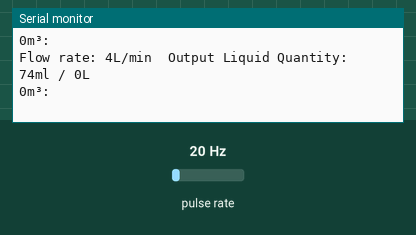
Recording of a sketch running on a simulated ESP8266 (NodeMCU). On the bench: the last lines printed to the serial monitor. Wiring (inferred from the names in the program): pulse sensor: data D3. Inputs (shaded band) come from the test bench; at power-on: pulse rate 20 Hz. WiFi joins after 1.5 s; servers stay silent unless stated; random numbers use the default seed unless the sketch sets one.

Above: at 4.2 s.
4.3 s: pulse rate set to 4 Hz
At 5.6 s:
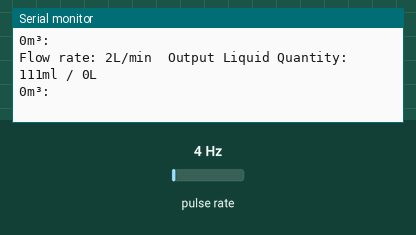
5.8 s: pulse rate set to 50 Hz
At 6.8 s:
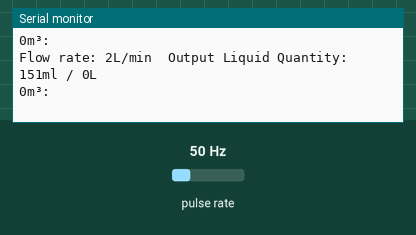
Timing chart, 0 to 8.8 s (numbered marks = the images above; inputs shaded):
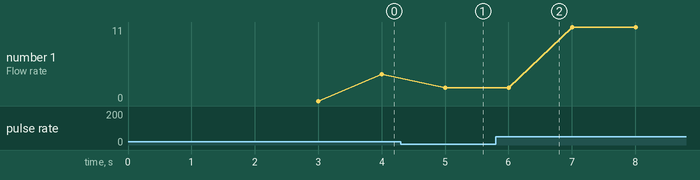

Measured:
- after the input at 4.3 s, the serial monitor: prints a new line after 0.70 s (image 1)
- after the input at 5.8 s, the serial monitor: prints a new line after 0.21 s (image 2)
- plotted number 1: 4 → 2 after the input at 4.3 s, 2 → 11 after the input at 5.8 s

The sketch:

HidrometroDigital.ino
```cpp
// (licence header left out)
#include <ThingerESP8266.h>

#include <ESP8266WiFi.h>
#include <ESPAsyncTCP.h>
#include <ESPAsyncWebServer.h>
/*#include <Adafruit_BME280.h>
#include <Adafruit_Sensor.h>*/

#define SENSOR  D3

// Replace with your network credentials
const char* ssid = "TP-LINK_A2CE";
const char* password = "07621895";

// Create AsyncWebServer object on port 80
AsyncWebServer server(80);

// Create an Event Source on /events
AsyncEventSource events("/events");

// Timer variables
/*unsigned long lastTime = 0;
unsigned long timerDelay = 3000000;*/

long currentMillis = 0;
long previousMillis = 0;
int interval = 1000;
//boolean ledState = LOW;
float calibrationFactor = 4.5;
volatile byte pulseCount;
byte pulse1Sec = 0;
float flowRate;
unsigned int flowMilliLitres;
unsigned long totalMilliLitres;

// Create a sensor object
/*Adafruit_BME280 bme; // BME280 connect to ESP32 I2C (GPIO 21 = SDA, GPIO 22 = SCL)

float temperature;
float humidity;
float pressure;

// Init BME280
void initBME(){
    if (!bme.begin(0x76)) {
    Serial.println("Could not find a valid BME280 sensor, check wiring!");
    while (1);
  }
}*/

/*void getSensorReadings(){
  temperature = bme.readTemperature();
  // Convert temperature to Fahrenheit
  //temperature = 1.8 * bme.readTemperature() + 32;
  humidity = bme.readHumidity();
  pressure = bme.readPressure()/ 100.0F;
}*/
void IRAM_ATTR pulseCounter()
{
  pulseCount++;
}

// Initialize WiFi
void initWiFi() {
    WiFi.mode(WIFI_STA);
    WiFi.begin(ssid, password);
    Serial.print("Connecting to WiFi ..");
    while (WiFi.status() != WL_CONNECTED) {
        Serial.print('.');
        delay(3000);
    }
    Serial.println(WiFi.localIP());
}
//aqui Jerson!!
String processor(const String& var){
  //getSensorReadings();
  //Serial.println(var);
  if(var == "totalMilliLitres"){
    return String(totalMilliLitres);
  }
  else if(var == "flowMilliLitres"){
    return String(flowMilliLitres);
  }
  else if(var == "flowRate"){
    return String(flowRate);
  }
  return String();
}

const char index_html[] PROGMEM = R"rawliteral(
<!DOCTYPE HTML><html>
<head>
  <title>ESP Web Server</title>
  <meta name="viewport" content="width=device-width, initial-scale=1">
  <link rel="stylesheet" href="https://use.fontawesome.com/releases/v5.7.2/css/all.css" integrity="sha384-fnmOCqbTlWIlj8LyTjo7mOUStjsKC4pOpQbqyi7RrhN7udi9RwhKkMHpvLbHG9Sr" crossorigin="anonymous">
  <link rel="icon" href="data:,">
  <script src="gauge.min.js"></script>
  <style>
    html {font-family: Arial; display: inline-block; text-align: center;}
    p { font-size: 1.2rem;}
    body {  margin: 0;}
    .topnav { overflow: hidden; background-color: #FF8C00; color: white; font-size: 1rem; }
    .content { padding: 20px; }
    .card { background-color: white; box-shadow: 2px 2px 12px 1px rgba(140,140,140,.5); }
    .cards { max-width: 800px; margin: 0 auto; display: grid; grid-gap: 2rem; grid-template-columns: repeat(auto-fit, minmax(200px, 1fr)); }
    .reading { font-size: 1.4rem; }
  </style>
</head>
<body>
  <div class="topnav">
    <h1>Hidrometro Digital</h1>
  </div>
  <div class="content">
    <div class="cards">
      <div class="card">
        <p><i class="fas fa-tint" style="color:#00add6;"></i> Consumo Total</p>
        <p><span class="reading"><span id="TotalConsumo">%TotalConsumo%</span> mL</p>
        <hr><br>
        <p><span class="reading"><span id="Litros">%Litros%</span> L</p>
        <hr><br>
        <p><span class="reading"><span id="m3">%m3%</span> m3</span></p>
      </div>
      <div class="card">
        <p><i class="fas fa-angle-double-down" style="color:#059e8a;"></i> Litros/Min</p><p><span class="reading"><span id="Litro_Min">%Litro_Min%</span> L/Min</span></p>
        <div id="chart_div" style="background-color: transparent; width: 100px; height: 100px; position: relative; margin-left: auto; margin-right: auto;" ></div>
      </div>
      <div class="card">
        <p><i class="bi bi-currency-dollar" style="color:#e1e437;"></i> Custo $</p><p><span class="reading">R$ <span id="conta">%reais%</span></span></p>
      </div>
    </div>
  </div>
  <div class="content">
    <div class="cards">
      <div style="background-color: #343a40;" class="card">
        <p style="color: white;">Powered By: Gerson Lima</p>
      </div>
    </div>
  </div>
<script type="text/javascript" src="https://www.gstatic.com/charts/loader.js"></script>
<script type="text/javascript">
if (!!window.EventSource) {
 var source = new EventSource('/events');

 google.charts.load('current', {'packages':['gauge']});
 google.charts.setOnLoadCallback(drawChart);

function drawChart() {

        var data = google.visualization.arrayToDataTable([
          ['Label', 'Value'],
          ['l/min', 0]/*,
          ['CPU', 0],
          ['Network', 0]*/
        ]);

        var options = {
          width: 400, height: 120,
          redFrom: 90, redTo: 100,
          yellowFrom:75, yellowTo: 90,
          minorTicks: 5
        };

        var chart = new google.visualization.Gauge(document.getElementById('chart_div'));

        chart.draw(data, options);

        setInterval(function() {
          source.addEventListener('flowRate', function(e) {
          data.setValue(0, 1, Math.round(e.data));
          chart.draw(data, options);
          }, false);
        }, 50);

        /*setInterval(function() {
          data.setValue(1, 1, 40 + Math.round(60 * Math.random()));
          chart.draw(data, options);
        }, 50);
        setInterval(function() {
          data.setValue(2, 1, 60 + Math.round(20 * Math.random()));
          chart.draw(data, options);
        }, 50);*/
      }

 source.addEventListener('open', function(e) {
  console.log("Events Connected");
 }, false);
 source.addEventListener('error', function(e) {
  if (e.target.readyState != EventSource.OPEN) {
    console.log("Events Disconnected");
  }
 }, false);

 source.addEventListener('message', function(e) {
  console.log("message", e.data);
 }, false);


   source.addEventListener('totalMilliLitres', function(e) {
    console.log("totalMilliLitres", e.data);
    document.getElementById("TotalConsumo").innerHTML = e.data;
   }, false);

 source.addEventListener('Litros', function(e) {
  console.log("Litros", e.data);
  document.getElementById("Litros").innerHTML = e.data;
 }, false);

 source.addEventListener('flowRate', function(e) {
  console.log("flowRate", e.data);
  document.getElementById("Litro_Min").innerHTML = e.data;
 }, false);

 source.addEventListener('m3', function(e) {
  console.log("m3", e.data);
  document.getElementById("m3").innerHTML = e.data;
 }, false);
 source.addEventListener('conta', function(e) {
  console.log("conta", e.data);
  document.getElementById("conta").innerHTML = e.data;
 }, false);

}
</script>
</body>
</html>)rawliteral";

void setup() {
  Serial.begin(115200);
  initWiFi();
  //thing.add_wifi(SSID, SSID_PASSWORD);
  pinMode(SENSOR, INPUT_PULLUP);
  pulseCount = 0;
  flowRate = 0;
  flowMilliLitres = 0;
  totalMilliLitres = 0;
  previousMillis = 0;
  attachInterrupt(digitalPinToInterrupt(SENSOR), pulseCounter, FALLING);


  // Handle Web Server
  server.on("/", HTTP_GET, [](AsyncWebServerRequest *request){
    request->send_P(0, "text/html", index_html, processor);
  });

  // Handle Web Server Events
  events.onConnect([](AsyncEventSourceClient *client){
    if(client->lastId()){
      Serial.printf("Client reconnected! Last message ID that it got is: %u\n", client->lastId());
    }
    // send event with message "hello!", id current millis
    // and set reconnect delay to 1 second
    client->send("hello!", NULL, millis(), 1000);
  });
  server.addHandler(&events);
  server.begin();
}

void loop() {
  currentMillis = millis();
  if (currentMillis - previousMillis > interval) {
    pulse1Sec = pulseCount;
    pulseCount = 0;
    flowRate = ((1000.0 / (millis() - previousMillis)) * pulse1Sec) / calibrationFactor;
    previousMillis = millis();
    flowMilliLitres = (flowRate / 60) * 1000;
    totalMilliLitres += flowMilliLitres;
    // Print the flow rate for this second in litres / minute
    Serial.print("Flow rate: ");
    Serial.print(int(flowRate));  // Print the integer part of the variable
    Serial.print("L/min");
    Serial.print("\t");       // Print tab space
    // Print the cumulative total of litres flowed since starting
    Serial.print("Output Liquid Quantity: ");
    Serial.print(totalMilliLitres);
    Serial.print("ml / ");
    int Litros = totalMilliLitres / 1000;
    Serial.print(Litros );
    Serial.println("L");
    int m3 = Litros / 1000;
    Serial.print(m3,5);
    Serial.println("m³: ");
    float conta = 0.00;
    conta = ((Litros * 2.94)*0.09);

    // Send Events to the Web Server with the Sensor Readings
    events.send("ping",NULL,millis());
    events.send(String(int(flowRate)).c_str(),"flowRate",millis());
    events.send(String(totalMilliLitres).c_str(),"totalMilliLitres",millis());
    events.send(String(Litros).c_str(),"Litros",millis());
    events.send(String(m3).c_str(),"m3",millis());
    events.send(String(conta).c_str(),"conta",millis());

    //lastTime = millis();
  }
}
```
